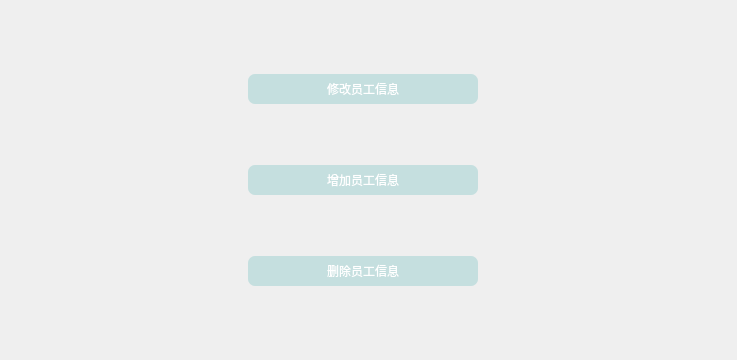
          <widget class="QWidget" name="pb_choose">
           <layout class="QGridLayout" name="gridLayout">
            <item row="0" column="1">
             <spacer name="verticalSpacer_4">
              <property name="orientation">
               <enum>Qt::Vertical</enum>
              </property>
              <property name="sizeHint" stdset="0">
               <size>
                <width>20</width>
                <height>63</height>
               </size>
              </property>
             </spacer>
            </item>
            <item row="1" column="0">
             <spacer name="horizontalSpacer">
              <property name="orientation">
               <enum>Qt::Horizontal</enum>
              </property>
              <property name="sizeHint" stdset="0">
               <size>
                <width>237</width>
                <height>20</height>
               </size>
              </property>
             </spacer>
            </item>
            <item row="1" column="1">
             <widget class="QPushButton" name="pushButton">
              <property name="minimumSize">
               <size>
                <width>230</width>
                <height>30</height>
               </size>
              </property>
              <property name="styleSheet">
               <string notr="true">background: rgba(154, 207, 206,0.5);
color: rgb(255, 255, 255);
border:none;
border-radius:7px;
cursor:pointer;
border-image:none;</string>
              </property>
              <property name="text">
               <string>修改员工信息</string>
              </property>
             </widget>
            </item>
            <item row="1" column="2">
             <spacer name="horizontalSpacer_4">
              <property name="orientation">
               <enum>Qt::Horizontal</enum>
              </property>
              <property name="sizeHint" stdset="0">
               <size>
                <width>248</width>
                <height>20</height>
               </size>
              </property>
             </spacer>
            </item>
            <item row="2" column="1">
             <spacer name="verticalSpacer_3">
              <property name="orientation">
               <enum>Qt::Vertical</enum>
              </property>
              <property name="sizeHint" stdset="0">
               <size>
                <width>20</width>
                <height>55</height>
               </size>
              </property>
             </spacer>
            </item>
            <item row="3" column="1">
             <widget class="QPushButton" name="pushButton_2">
              <property name="minimumSize">
               <size>
                <width>230</width>
                <height>30</height>
               </size>
              </property>
              <property name="styleSheet">
               <string notr="true">background: rgba(154, 207, 206,0.5);
color: rgb(255, 255, 255);
border:none;
border-radius:7px;
cursor:pointer;
border-image:none;</string>
              </property>
              <property name="text">
               <string>增加员工信息</string>
              </property>
             </widget>
            </item>
            <item row="3" column="2">
             <spacer name="horizontalSpacer_5">
              <property name="orientation">
               <enum>Qt::Horizontal</enum>
              </property>
              <property name="sizeHint" stdset="0">
               <size>
                <width>248</width>
                <height>20</height>
               </size>
              </property>
             </spacer>
            </item>
            <item row="4" column="0">
             <spacer name="horizontalSpacer_2">
              <property name="orientation">
               <enum>Qt::Horizontal</enum>
              </property>
              <property name="sizeHint" stdset="0">
               <size>
                <width>237</width>
                <height>20</height>
               </size>
              </property>
             </spacer>
            </item>
            <item row="4" column="1">
             <spacer name="verticalSpacer_2">
              <property name="orientation">
               <enum>Qt::Vertical</enum>
              </property>
              <property name="sizeHint" stdset="0">
               <size>
                <width>20</width>
                <height>55</height>
               </size>
              </property>
             </spacer>
            </item>
            <item row="5" column="1">
             <widget class="QPushButton" name="pushButton_3">
              <property name="minimumSize">
               <size>
                <width>230</width>
                <height>30</height>
               </size>
              </property>
              <property name="styleSheet">
               <string notr="true">background: rgba(154, 207, 206,0.5);
color: rgb(255, 255, 255);
border:none;
border-radius:7px;
cursor:pointer;
border-image:none;</string>
              </property>
              <property name="text">
               <string>删除员工信息</string>
              </property>
             </widget>
            </item>
            <item row="6" column="0">
             <spacer name="horizontalSpacer_3">
              <property name="orientation">
               <enum>Qt::Horizontal</enum>
              </property>
              <property name="sizeHint" stdset="0">
               <size>
                <width>237</width>
                <height>20</height>
               </size>
              </property>
             </spacer>
            </item>
            <item row="6" column="1">
             <spacer name="verticalSpacer_5">
              <property name="orientation">
               <enum>Qt::Vertical</enum>
              </property>
              <property name="sizeHint" stdset="0">
               <size>
                <width>20</width>
                <height>63</height>
               </size>
              </property>
             </spacer>
            </item>
            <item row="6" column="2">
             <spacer name="horizontalSpacer_6">
              <property name="orientation">
               <enum>Qt::Horizontal</enum>
              </property>
              <property name="sizeHint" stdset="0">
               <size>
                <width>248</width>
                <height>20</height>
               </size>
              </property>
             </spacer>
            </item>
           </layout>
          </widget>
